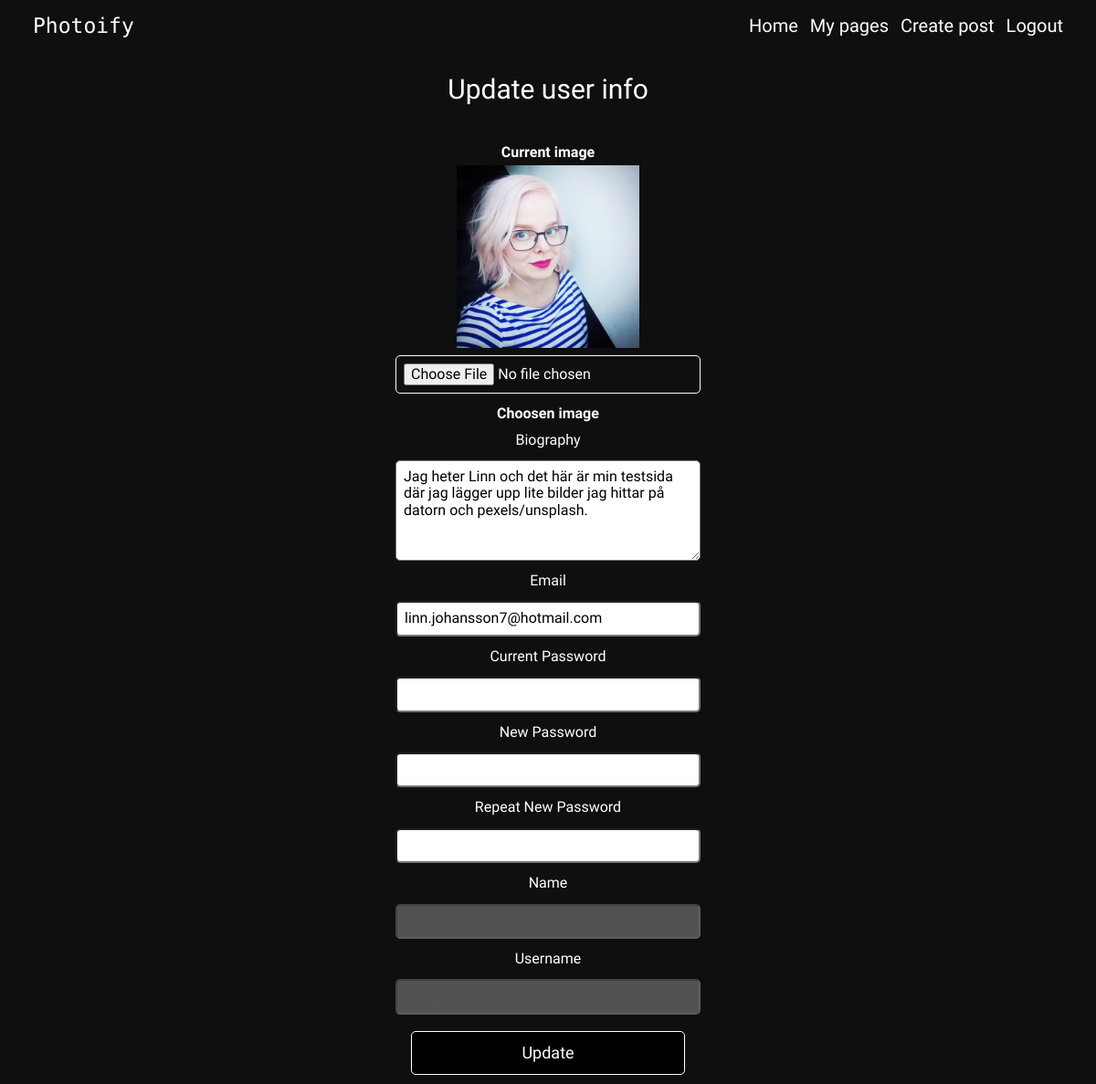
/update-user-page.php (signed in), run on the app's committed database.
### tables this page shows
CREATE TABLE "users" (
	`id`	INTEGER PRIMARY KEY AUTOINCREMENT,
	`name`	TEXT,
	`password`	TEXT,
	`email`	TEXT,
	`profile_image_url`	TEXT,
	`username`	TEXT,
	`bio`	TEXT
);

### app/database/database-functions.php (called while the page is built, shortened)
<?php
function connectToDB(): PDO {
    $config = require dirname(__DIR__).'/config.php';
    $pdo = new PDO($config['database_path']);
    return $pdo;
}
function getUser(string $userId): array{
    $pdo = connectToDB();
    $statement = $pdo->prepare('SELECT id, name, email, profile_image_url, username, bio FROM users WHERE id = :id');
    $statement->bindParam(':id', $userId, PDO::PARAM_INT);
    $statement->execute();
    $user = $statement->fetch(PDO::FETCH_ASSOC);
    return $user;
}

### app/autoload.php (called while the page is built, shortened)
<?php
require __DIR__.'/database/database-functions.php';
if (isset($_SESSION['user'])) {
    $loggedInUser = getUser($_SESSION['user']);
};

### update-user-page.php (the view, shortened to what this page needs)
<?php
 require __DIR__.'/views/header.php'; ?>
<article class="update-page">
    <h1>Update user info</h1>
    <form action="app/users/update.php" method="post" enctype="multipart/form-data">
        <h4>Current image</h4>
        <img src="<?= $loggedInUser['profile_image_url']?>" alt="">
        <div class="form-group" class="image-wrapper">
            <input class="choose-file" type="file" name="new-image" accept=".jpg, .jpeg, .png" onchange="preview_image(event)">
            <h4>Choosen image</h4>
        </div>
        <div class="form-group">
            <label for="email">Biography</label>
            <textarea rows="5" type="bio" name="bio"><?= $loggedInUser['bio'];?></textarea>
        </div>
        <div class="form-group">
            <label for="email">Email</label>
            <input type="email" name="email" placeholder="email@email.com" value="<?= $loggedInUser['email'];?>"
                required>
        </div>
        <div class="form-group">
            <label for="password">Current Password</label>
            <input type="password" name="current-password">
        </div>
        <div class="form-group">
            <label for="password">New Password</label>
            <input type="password" name="new-password">
        </div>
        <div class="form-group">
            <label for="password">Repeat New Password</label>
            <input type="password" name="password-control">
        </div>
        <div class="form-group">
            <label for="first-name">Name</label>
            <input type="first-name" name="name" value="<?= $loggedInUser['name'];?>" disabled>
        </div>
        <div class="form-group">
            <label for="username">Username</label>
            <input type="username" name="username" value="<?= $loggedInUser['username'];?>" disabled>
        </div>
        <button class="button" type="submit">Update</button>
    </form>
</article>
<?php require __DIR__.'/views/footer.php'; ?>

### assets/styles/main.css (style rules this page uses)
* { box-sizing: border-box; }
body { width: 100vw; min-height: 100%; margin: 0; background-color: rgb(15, 15, 15); color: white; font-family: "Roboto Condensed", sans-serif; }
h1, h2, h3, h4, h5, h6 { margin: 5px; }
h1 { font-size: 30px; font-weight: 300; }
img { width: 200px; }
.button { width: 300px; color: black; background-color: whitesmoke; border-radius: 5px; }
.button { margin: 10px; padding: 13px; background-color: black; color: white; border: solid 1px white; font-size: 18px; }
.choose-file { text-align: center; border: solid 1px white; }
.update-page { margin: 0; padding: 0; padding-top: 20px; position: relative; top: 56px; display: flex; flex-direction: column; justify-content: space-around; align-items: center; }
form { height: 100%; margin: 0 5px; display: flex; flex-direction: column; justify-content: center; align-items: center; }
.form-group { width: 100%; margin: 0 5px; display: flex; flex-direction: column; justify-content: center; align-items: center; }
label { margin: 5px; }
input { width: 100%; border-radius: 5px; margin: 1vh 0; padding: 1vh; }
textarea { width: 100%; border-radius: 5px; margin: 1vh 0; padding: 1vh; }

### data on the page
users: profile_image_url (picture), bio "Jag heter Linn och det här är min testsida där jag lägger upp lite bilder jag hittar på datorn och pexels/unsplash.", email "linn.johansson7@hotmail.com", name "Linn Johansson", username "Linn2.0"

### other printed values
$config['title'] "Photoify"
